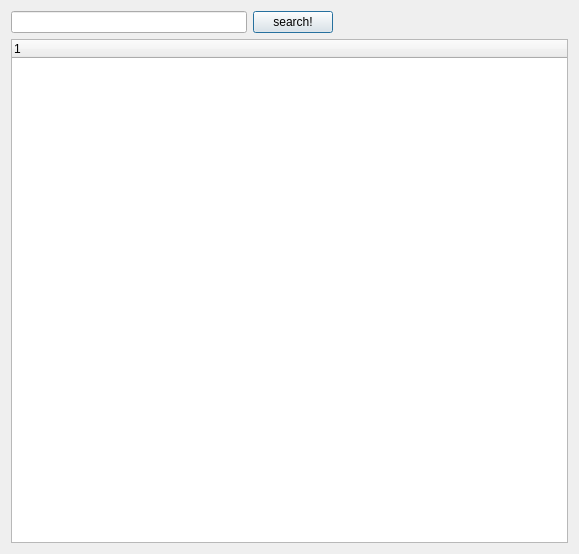
<?xml version="1.0" encoding="UTF-8"?>
<ui version="4.0">
 <class>Bookmark</class>
 <widget class="QDialog" name="Bookmark">
  <property name="geometry">
   <rect>
    <x>0</x>
    <y>0</y>
    <width>579</width>
    <height>554</height>
   </rect>
  </property>
  <property name="windowTitle">
   <string>收藏夹</string>
  </property>
  <layout class="QVBoxLayout" name="verticalLayout_2">
   <item>
    <layout class="QVBoxLayout" name="verticalLayout">
     <item>
      <layout class="QHBoxLayout" name="horizontalLayout">
       <item>
        <widget class="QLineEdit" name="searchTextBmk"/>
       </item>
       <item>
        <widget class="QPushButton" name="btnSearchBmk">
         <property name="text">
          <string>search!</string>
         </property>
        </widget>
       </item>
       <item>
        <spacer name="horizontalSpacer">
         <property name="orientation">
          <enum>Qt::Horizontal</enum>
         </property>
         <property name="sizeHint" stdset="0">
          <size>
           <width>40</width>
           <height>20</height>
          </size>
         </property>
        </spacer>
       </item>
      </layout>
     </item>
     <item>
      <widget class="QTreeWidget" name="treeWidgetSearchResultBmk">
       <column>
        <property name="text">
         <string notr="true">1</string>
        </property>
       </column>
      </widget>
     </item>
    </layout>
   </item>
  </layout>
 </widget>
 <resources/>
 <connections/>
</ui>
